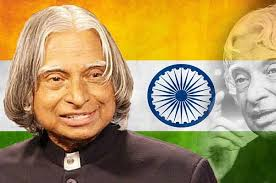
#> input picture Images/Test.jpg, 276 x 183 px, found by its file name
$ python face_detetn_img.py
#> lines starting #> are read from the running program, lines starting #| are printed output that depends on the picture; after the words box and inside, x2 and y2 are one past the last pixel; in counts of white or black regions, pixels touching at a corner belong together
import cv2

face_cascade = cv2.CascadeClassifier('haarcascade_frontalface_default.xml')
# Read the input image
img = cv2.imread('Images\Test.jpg')
#> img is the input picture: shape (183, 276, 3); mean B, G, R 92.5, 144.8, 170

gray = cv2.cvtColor(img, cv2.COLOR_BGR2GRAY)
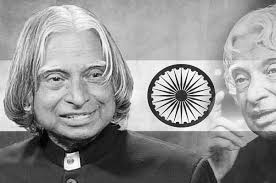
#> gray: shape (183, 276); min 0, max 255, mean 146.4
faces = face_cascade.detectMultiScale(gray, 1.1, 4)
#> faces = [[27, 40, 96, 96]]

for (x, y , w ,h) in faces:
    cv2.rectangle(img, (x,y), (x+w, y+h), (255, 0 , 0), 3)
#> this loop made 1 pass
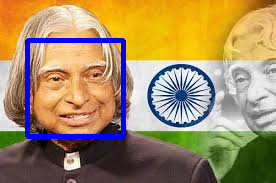
#> img: shape (183, 276, 3); 3.78% of pixels changed, all inside (x1, y1, x2, y2) = (25, 38, 126, 139)

# Display the output
cv2.imshow('img', img)
cv2.waitKey(0)
